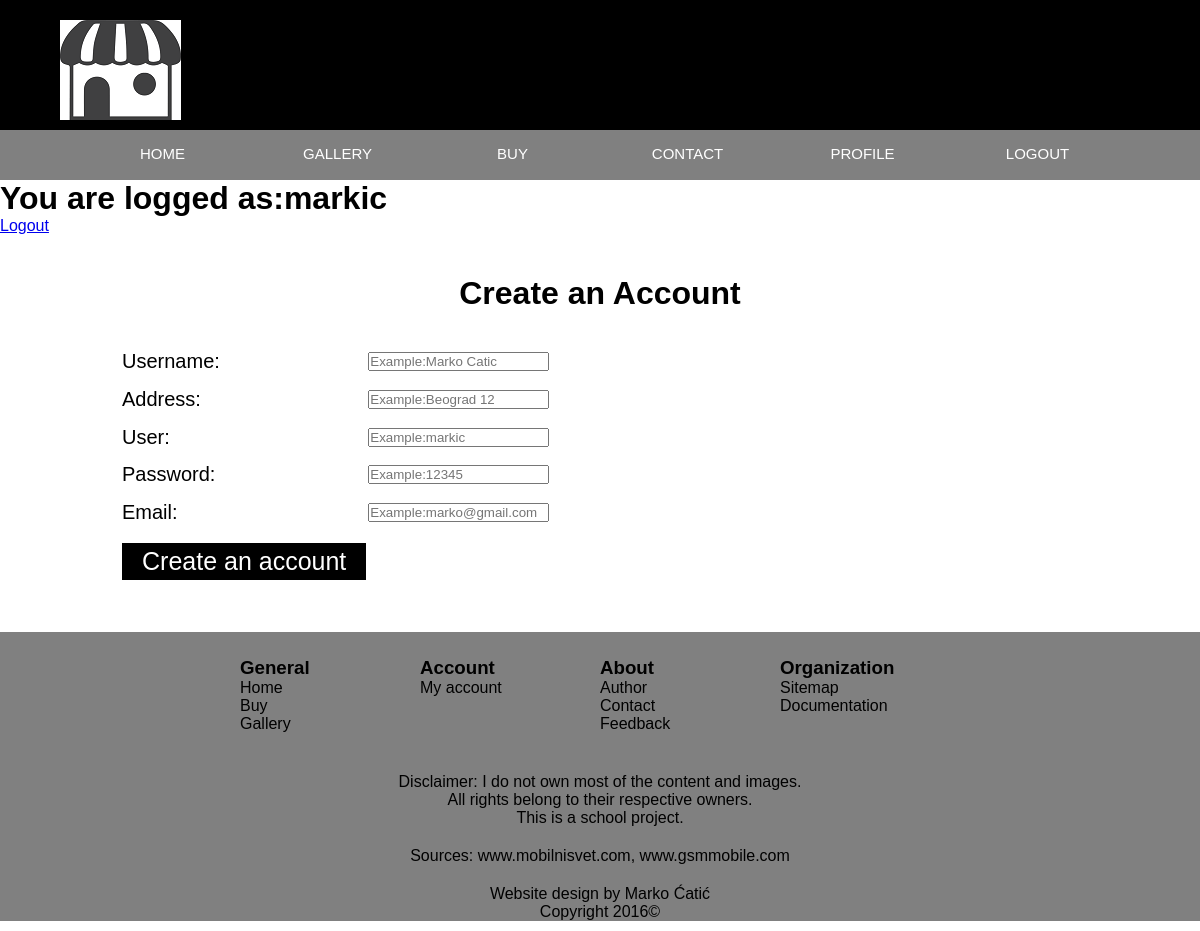
The page /index.php?ime_linka=register (signed in) on the database its author committed.
### tables this page shows
CREATE TABLE `meni` (
  `id_meni` int(50) NOT NULL,
  `ime_linka` varchar(255) NOT NULL,
  `link` varchar(255) NOT NULL,
  `uloga` int(10) NOT NULL
);

### meniKorisnik.php (the view)
<?php
	include('konekcija.inc');
	$upit = "SELECT * FROM meni WHERE uloga=2";
	$rez = mysql_query($upit, $konekcija);
	echo "<ul class='nav'>";
	while($r = mysql_fetch_array($rez)){
		if($r['id_meni']==1){
			echo "<li><a href='index.php?ime_linka=".$r['ime_linka']."'>".$r['ime_linka']."</a>";
		}
		else{
			if($r['id_meni']!=null){
				echo "<li><a href='index.php?ime_linka=".$r['ime_linka']."'>".$r['ime_linka']."</a>";
			}
			else{
				echo "<li><a href='#'>".$r['ime_linka']."</a>";
			}
		}
	}
	echo "</ul>";
?>

### style.css (style rules this page uses)
* { margin:0; padding:0; }
.nav { display:block; margin:0 auto; width:1050px; }
.nav li { list-style-type:none; }
.nav li a { display:inline-block; height:35px; width:175px; float:left; font-size:15px; color:#fff; text-transform:uppercase; text-decoration:none; text-align:center; padding-top:15px; }
body { font-family: Arial, Helvetica, sans-serif; width:100%; height:auto; }

### rows shown on the page
meni: ime_linka "HOME"
meni: ime_linka "GALLERY"
meni: ime_linka "BUY"
meni: ime_linka "CONTACT"
meni: ime_linka "PROFILE"
meni: ime_linka "LOGOUT"

### other values the page prints
$_SESSION['user'] "markic"
